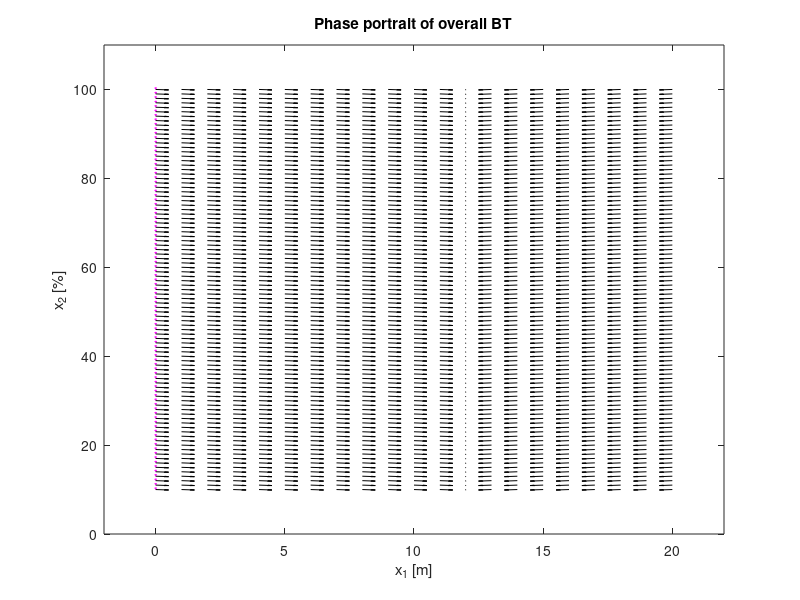

Source code (MATLAB):
close all
[x,y] = meshgrid(0:1:20,10:1:100);
a = 0.5*(12-x)./abs(12-x);
b = -0.1*ones(size(y));

[x1,y1] = meshgrid(0:1:0,10:1:100);
a1 = 0*ones(size(x1));
b1 = 0.4*ones(size(y1));

[x2,y2] = meshgrid(12,10:1:100);
a2 = 0*ones(size(x2));
b2 = -0.1*ones(size(y2));



figure

quiver(x1,y1,a1,b1,0,'m','filled')
hold on
quiver(x2,y2,a2,b2,0,'k','filled')
hold on 
quiver(x,y,a,b,0,'k','filled')

xlabel("x_1 [m]")
ylabel("x_2 [%]")
title("Phase portrait of overall BT")
xlim([-2 22])
ylim([0 110])